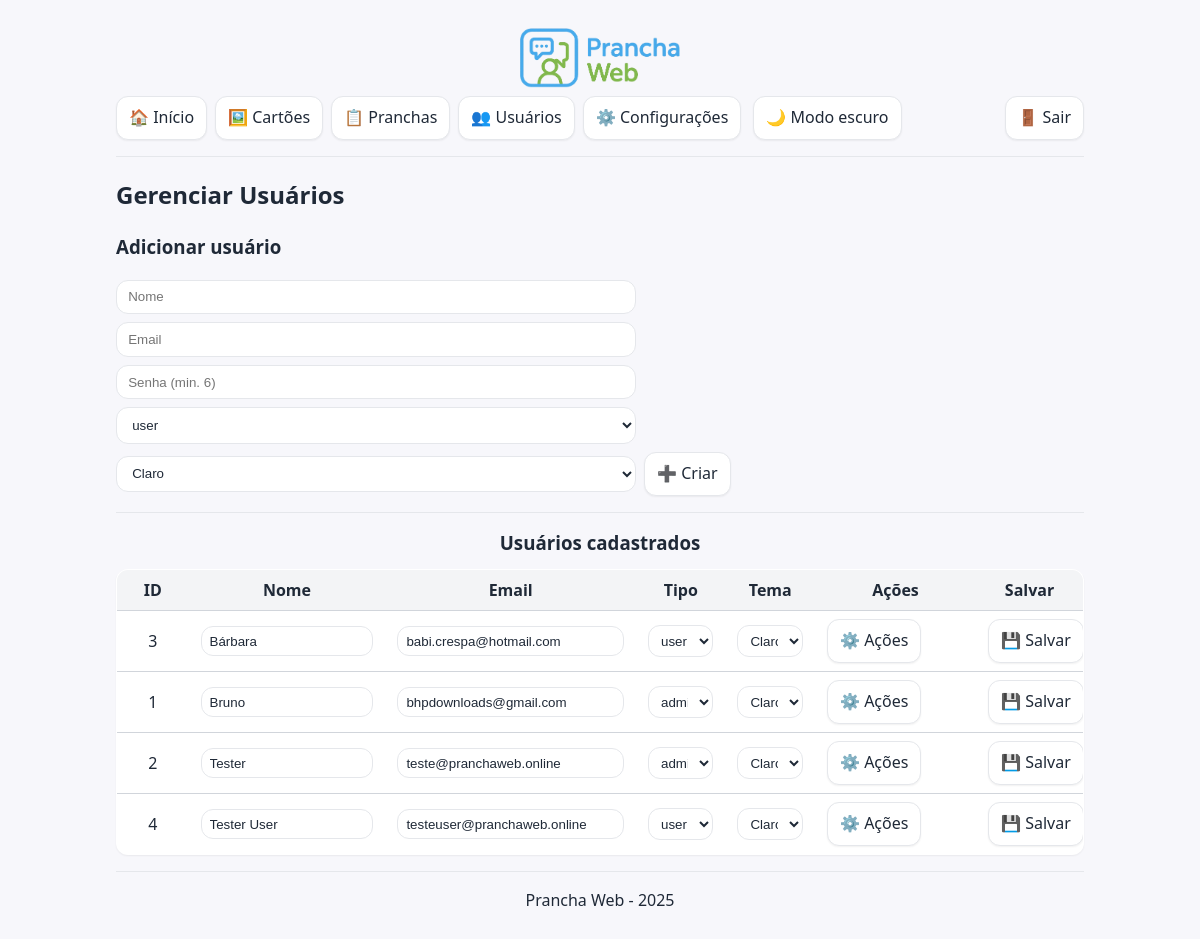
The page /pages/gerenciar_usuarios.php (signed in) on the database its author committed.
### tables this page shows
CREATE TABLE `usuarios` (
  `id` int(11) NOT NULL,
  `nome` varchar(255) NOT NULL,
  `email` varchar(255) NOT NULL,
  `senha` varchar(255) NOT NULL,
  `tipo` enum('admin','user') NOT NULL DEFAULT 'user' COMMENT 'admin=acesso total; user=restrito',
  `tema_preferido` enum('light','dark') NOT NULL DEFAULT 'light'
);

### includes/modelo_usuarios.php (called while the page is built, shortened)
<?php
function conexao(): mysqli {
    $cx = new mysqli(DB_HOST, DB_USUARIO, DB_SENHA, DB_NOME);
    $cx->set_charset('utf8mb4');
    return $cx;
}
function listarUsuarios(): array {
    $cx = conexao();
    $usuarios = [];
    $rs = $cx->query("SELECT id, nome, email, tipo, tema_preferido FROM usuarios ORDER BY nome");
    if ($rs) { while ($r = $rs->fetch_assoc()) { $usuarios[] = $r; } $rs->close(); }
    return $usuarios;
}
?>

### includes/controle_usuarios_admin.php (called while the page is built, shortened)
<?php
require_once __DIR__ . '/modelo_usuarios.php';
$lista_usuarios = listarUsuarios();
?>

### pages/gerenciar_usuarios.php (the view, shortened to what this page needs)
<?php
include '../includes/cabecalho.php';
require_once '../includes/controle_usuarios_admin.php';
?>
<link rel="stylesheet" href="../assets/css/usuarios.css">
<h2>Gerenciar Usuários</h2>
<section aria-labelledby="titulo-criar">
  <h3 id="titulo-criar">Adicionar usuário</h3>
  <form method="post" class="form-inline" novalidate>
    <input id="novo_nome" type="text" name="nome" placeholder="Nome" required aria-required="true">
    <input id="novo_email" type="email" name="email" placeholder="Email" required aria-required="true">
    <input id="novo_senha" type="password" name="senha" placeholder="Senha (min. 6)" minlength="6" required aria-required="true" autocomplete="new-password">
    <select id="novo_tipo" name="tipo" required aria-required="true">
      <option value="user">user</option>
    </select>
    <select id="novo_tema" name="tema_preferido" aria-label="Tema preferido">
      <option value="light">Claro</option>
    </select>
    <button type="submit" class="botao-acao">➕ Criar</button>
  </form>
</section>
<hr aria-hidden="true">
<section aria-labelledby="titulo-lista">
  <h3 id="titulo-lista">Usuários cadastrados</h3>
  <?php if (count($lista_usuarios) === 0): ?>
    <p>Nenhum usuário encontrado.</p>
  <?php else: ?>
    <table class="tabela" role="table">
      <colgroup>
        <col class="id"><col class="nome"><col class="email"><col class="tipo"><col class="tema"><col class="acoes"><col class="salvar">
      </colgroup>
      <thead>
        <tr role="row">
          <th scope="col">ID</th>
          <th scope="col">Nome</th>
          <th scope="col">Email</th>
          <th scope="col">Tipo</th>
          <th scope="col">Tema</th>
          <th scope="col">Ações</th>
          <th scope="col">Salvar</th>
        </tr>
      </thead>
      <tbody>
        <?php foreach ($lista_usuarios as $u): ?>
          <?php $fid = 'form_editar_' . (int)$u['id']; ?>
          <tr>
            <td><?php echo (int)$u['id']; ?></td>
            <td>
              <input id="nome_<?php echo (int)$u['id']; ?>" type="text" name="nome"
                     value="<?php echo htmlspecialchars($u['nome'], ENT_QUOTES, 'UTF-8'); ?>"
                     required aria-required="true" form="<?php echo $fid; ?>">
            </td>
            <td>
              <input id="email_<?php echo (int)$u['id']; ?>" type="email" name="email"
                     value="<?php echo htmlspecialchars($u['email'], ENT_QUOTES, 'UTF-8'); ?>"
                     required aria-required="true" form="<?php echo $fid; ?>">
            </td>
            <td>
              <select id="tipo_<?php echo (int)$u['id']; ?>" name="tipo" aria-label="Tipo"
                      form="<?php echo $fid; ?>">
                <option value="user"  <?php echo $u['tipo']==='user'  ? 'selected' : ''; ?>>user</option>
                <option value="admin" <?php echo $u['tipo']==='admin' ? 'selected' : ''; ?>>admin</option>
              </select>
            </td>
            <td>
              <select id="tema_<?php echo (int)$u['id']; ?>" name="tema_preferido" aria-label="Tema preferido"
                      form="<?php echo $fid; ?>">
                <option value="light" <?php echo $u['tema_preferido']==='light' ? 'selected' : ''; ?>>Claro</option>
              </select>
            </td>
            <td class="celula-acao">
              <details>
                <summary class="botao-acao" aria-label="Abrir ações">⚙️ Ações</summary>
              </details>
            </td>
            <td class="celula-salvar">
              <form id="<?php echo $fid; ?>" method="post" aria-label="Salvar alterações do usuário #<?php echo (int)$u['id']; ?>">
                <button type="submit" class="botao-acao">💾 Salvar</button>
              </form>
            </td>
          </tr>
        <?php endforeach; ?>
      </tbody>
    </table>
  <?php endif; ?>
</section>
<?php include '../includes/rodape.php'; ?>

### assets/css/style.css (style rules this page uses)
:root { --bg: #f7f7fb; --card: #ffffff; --text: #1f2937; --muted: #6b7280; --border: #e5e7eb; --primary: #2563eb; --primary-strong:#1d4ed8; --danger: #dc2626; --danger-strong:#b91c1c; --ring: #93c5fd; --btn-bg: #ffffff; --btn-bg-hover: #f3f4f6; --radius: 12px; --shadow-sm: 0 1px 2px rgba(0,0,0,.06); --shadow-md: 0 6px 18px rgba(37, 99, 235, .12); --shadow-focus: 0 0 0 3px var(--ring); }
* { box-sizing: border-box; }
html, body { height: 100%; }
body { margin: 0; font-family: system-ui, -apple-system, "Segoe UI", Roboto, Ubuntu, "Helvetica Neue", Arial, "Noto Sans", "Apple Color Emoji","Segoe UI Emoji", "Segoe UI Symbol", "Noto Color Emoji", sans-serif; background: var(--bg); color: var(--text); line-height: 1.5; transition: background .25s ease, color .25s ease; font-size: 16px; }
hr { border: 0; border-top: 1px solid var(--border); margin: 16px 0; }
:where(button, input[type="submit"], input[type="button"], .botao-acao, summary.botao-acao) { appearance: none; -webkit-appearance: none; background: var(--btn-bg); color: var(--text); border: 1px solid var(--border); border-radius: var(--radius); padding: .55rem .9rem; font: inherit; line-height: 1.1; display: inline-flex; align-items: center; gap: .5rem; cursor: pointer; text-decoration: none; box-shadow: var(--shadow-sm); transition: background-color .18s ease, border-color .18s ease, color .18s ease, transform .06s ease, box-shadow .18s ease, filter .18s ease; }
:where(button, input[type="submit"], input[type="button"], .botao-acao, summary.botao-acao):hover { background: var(--btn-bg-hover); border-color: var(--primary); box-shadow: var(--shadow-md); transform: translateY(-1px); }
:where(button, input[type="submit"], input[type="button"], .botao-acao, summary.botao-acao):active { transform: translateY(0); filter: brightness(0.98); }
:where(button, input[type="submit"], input[type="button"], .botao-acao, summary.botao-acao):focus-visible { outline: none; box-shadow: var(--shadow-md), var(--shadow-focus); border-color: var(--primary-strong); }
input[type="text"], input[type="email"], input[type="password"], input[type="number"], textarea, select { width: 100%; max-width: 520px; padding: .55rem .7rem; border: 1px solid var(--border); border-radius: var(--radius); background: var(--card); color: var(--text); outline: none; transition: border-color .18s ease, box-shadow .18s ease, background-color .18s ease, color .18s ease; }
.table, .tabela { width: 100%; border-collapse: separate; border-spacing: 0; background: var(--card); border: 1px solid var(--border); border-radius: var(--radius); overflow: hidden; box-shadow: var(--shadow-sm); }
.tabela thead th { text-align: left; padding: 10px 12px; border-bottom: 1px solid var(--border); background: var(--btn-bg-hover); }
.tabela tbody td { padding: 10px 12px; border-bottom: 1px solid var(--border); }
.tabela col.id { width: 64px; }
.tabela col.nome { width: 22%; }
.tabela col.email { width: 28%; }
.tabela col.tipo { width: 110px; }
.tabela col.tema { width: 120px; }
.tabela col.acoes { width: 220px; }
.tabela col.salvar { width: 120px; }
.tabela tbody tr:last-child td { border-bottom: 0; }
.celula-acao, .celula-salvar { white-space: nowrap; }
details > summary.botao-acao { list-style: none; }
body[data-theme="light"] { --danger-bg: #e53935; --danger-bg-hover: #c62828; --danger-border: #b71c1c; --danger-text: #ffffff; --danger-focus: rgba(229,57,53,.40); }

### assets/css/wcag.css (style rules this page uses)
a.botao-acao, button, input[type="submit"], input[type="button"], summary.botao-acao, .botao-falar-tudo { min-width: 44px; min-height: 44px; padding: 10px 12px; display: inline-flex; align-items: center; justify-content: center; gap: 6px; line-height: 1.2; }
.form-inline .botao-acao { min-height: 44px; padding: 8px 12px; }

### rows shown on the page
usuarios: id "3", nome "Bárbara", email "babi.crespa@hotmail.com", tipo "user", tema_preferido "Claro"
usuarios: id "1", nome "Bruno", email "bhpdownloads@gmail.com", tipo "admin", tema_preferido "Claro"
usuarios: id "2", nome "Tester", email "teste@pranchaweb.online", tipo "admin", tema_preferido "Claro"
usuarios: id "4", nome "Tester User", email "testeuser@pranchaweb.online", tipo "user", tema_preferido "Claro"
